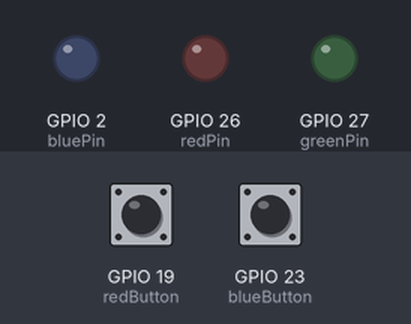
Recording of a sketch running on a simulated ESP32. Shown: output pins drawn as LEDs (lit = HIGH). Inputs (shaded band) come from the test bench; at power-on: GPIO 19 (redButton) HIGH, GPIO 23 (blueButton) HIGH.

Above: at 1.2 s.
1.3 s: GPIO 19 (redButton) pulled LOW for 0.15 s
At 1.37 s:
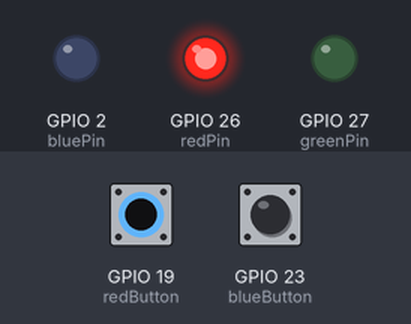
2.9 s: GPIO 23 (blueButton) pulled LOW for 0.15 s
At 2.97 s:
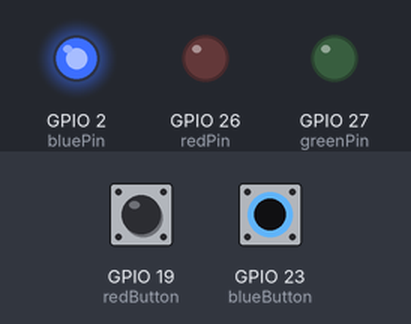
4.5 s: GPIO 23 (blueButton) pulled LOW for 3.2 s
At 8.0 s:
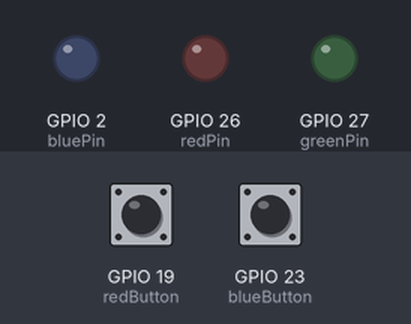
9.2 s: GPIO 19 (redButton) pulled LOW for 3.2 s
At 10.4 s:
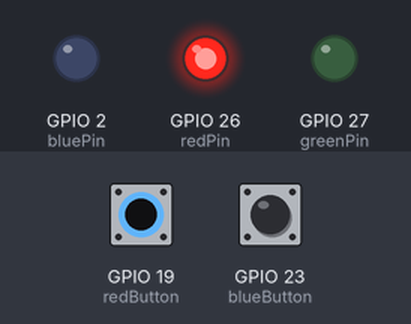
Timing chart, 0 to 13.9 s (numbered marks = the images above; inputs shaded):
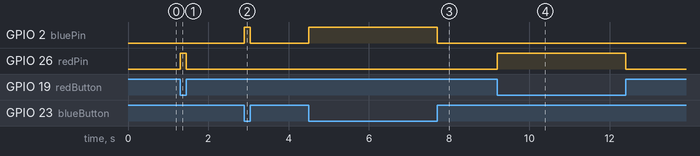

The sketch:

sketch_dec23a.ino
```cpp
#define bluePin 2
#define redPin 26
#define greenPin 27

#define redButton 19
#define blueButton 23

void setup()
{
  // Initialize all LEDs as output
  pinMode(redPin, OUTPUT);
  pinMode(greenPin, OUTPUT);
  pinMode(bluePin, OUTPUT);

  // Initialize buttons with internal pull-up resistors
  pinMode(redButton, INPUT_PULLUP);
  pinMode(blueButton, INPUT_PULLUP);

  // Turn all LEDs off initially
  digitalWrite(redPin, LOW);
  digitalWrite(greenPin, LOW);
  digitalWrite(bluePin, LOW);
}

void loop()
{
  // Check if the red button is pressed
  if (digitalRead(redButton) == LOW)
  {
    // Turn on red LED and turn off the others
    digitalWrite(redPin, HIGH);
    digitalWrite(greenPin, LOW);
    digitalWrite(bluePin, LOW);
  }

  // Check if the blue button is pressed
  else if (digitalRead(blueButton) == LOW)
  {
    // Turn on blue LED and turn off the others
    digitalWrite(redPin, LOW);
    digitalWrite(greenPin, LOW);
    digitalWrite(bluePin, HIGH);
  }

  else
  {
    digitalWrite(redPin, LOW);
    digitalWrite(greenPin, LOW);
    digitalWrite(bluePin, LOW);
  }
}
```

Measured:
- after the input at 1.3 s, GPIO 26 (redPin): LOW → HIGH at once, → LOW 0.15 s later
- after the input at 2.9 s, GPIO 2 (bluePin): LOW → HIGH at once, → LOW 0.15 s later
- after the input at 4.5 s, GPIO 2 (bluePin): LOW → HIGH at once, → LOW 3.2 s later
- after the input at 9.2 s, GPIO 26 (redPin): LOW → HIGH at once, → LOW 3.2 s later
